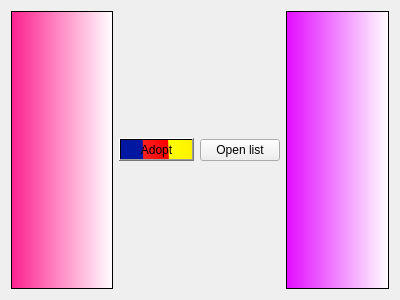
<?xml version="1.0" encoding="UTF-8"?>
<ui version="4.0">
 <class>User_gui</class>
 <widget class="QWidget" name="User_gui">
  <property name="geometry">
   <rect>
    <x>0</x>
    <y>0</y>
    <width>400</width>
    <height>300</height>
   </rect>
  </property>
  <property name="windowTitle">
   <string>User_gui</string>
  </property>
  <layout class="QHBoxLayout" name="horizontalLayout_2">
   <item>
    <layout class="QHBoxLayout" name="horizontalLayout">
     <item>
      <widget class="QListWidget" name="horses">
       <property name="styleSheet">
        <string notr="true">background-color: qlineargradient(spread:pad, x1:0, y1:0, x2:1, y2:0, stop:0 rgba(255, 0, 127, 221), stop:1 rgba(255, 255, 255, 255));</string>
       </property>
      </widget>
     </item>
     <item>
      <widget class="QPushButton" name="Adopt">
       <property name="styleSheet">
        <string notr="true">background-color: qlineargradient(spread:pad, x1:0, y1:0.006, x2:1, y2:0, stop:0.298507 rgba(0, 23, 162, 255), stop:0.313433 rgba(255, 30, 30, 255), stop:0.661692 rgba(255, 0, 0, 255), stop:0.67 rgba(255, 255, 0, 255), stop:1 rgba(255, 242, 0, 255));</string>
       </property>
       <property name="text">
        <string>Adopt</string>
       </property>
      </widget>
     </item>
     <item>
      <widget class="QPushButton" name="open_list">
       <property name="text">
        <string>Open list</string>
       </property>
      </widget>
     </item>
     <item>
      <layout class="QGridLayout" name="gridLayout"/>
     </item>
     <item>
      <widget class="QListWidget" name="adopted_horses">
       <property name="styleSheet">
        <string notr="true">background-color: qlineargradient(spread:pad, x1:0, y1:0, x2:1, y2:0, stop:0 rgba(227, 11, 255, 255), stop:1 rgba(255, 255, 255, 255));</string>
       </property>
      </widget>
     </item>
    </layout>
   </item>
  </layout>
 </widget>
 <layoutdefault spacing="6" margin="11"/>
 <resources/>
 <connections/>
</ui>
